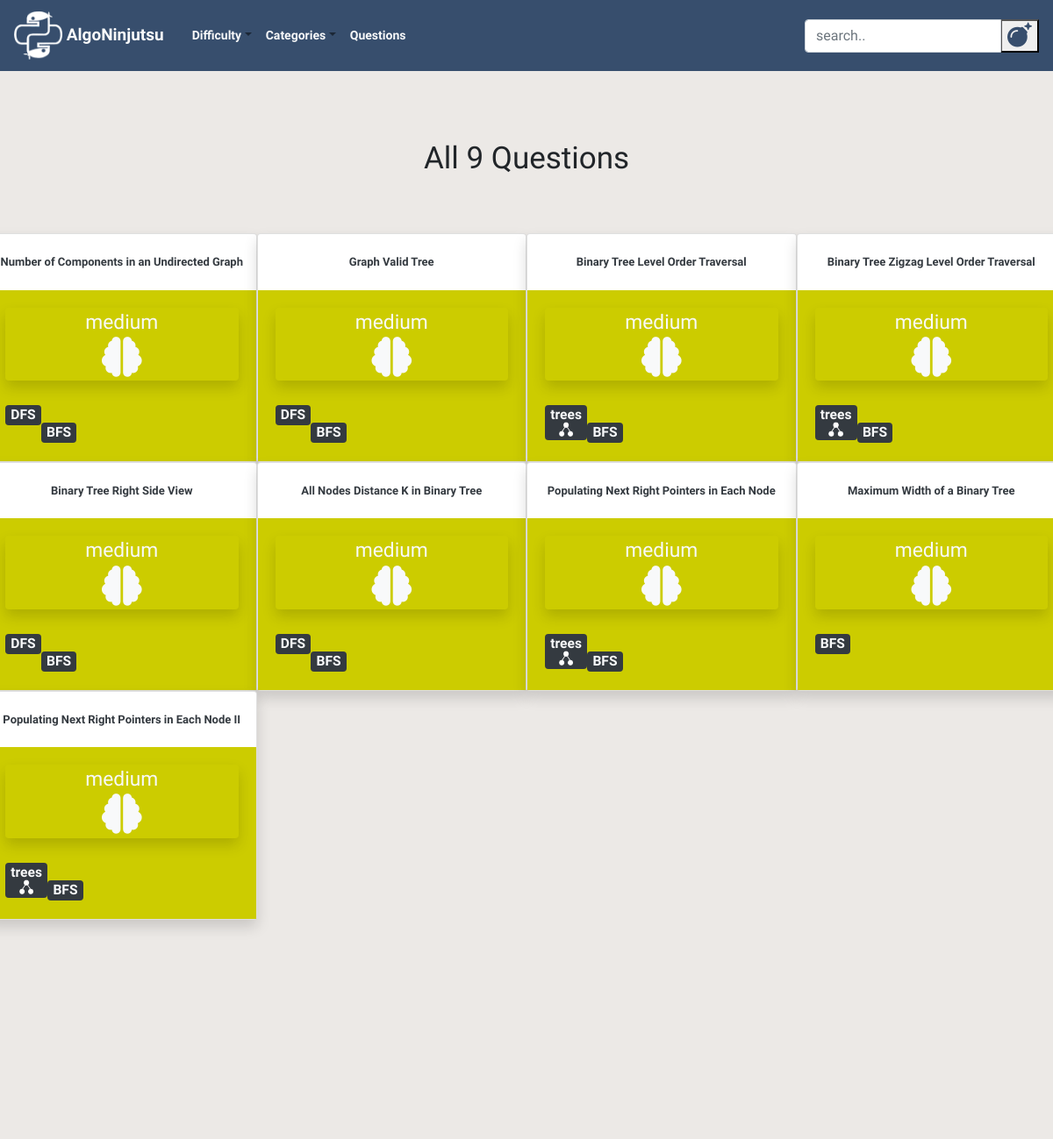
Page /questions/category/BFS/ (upper part) on the earlier database version.
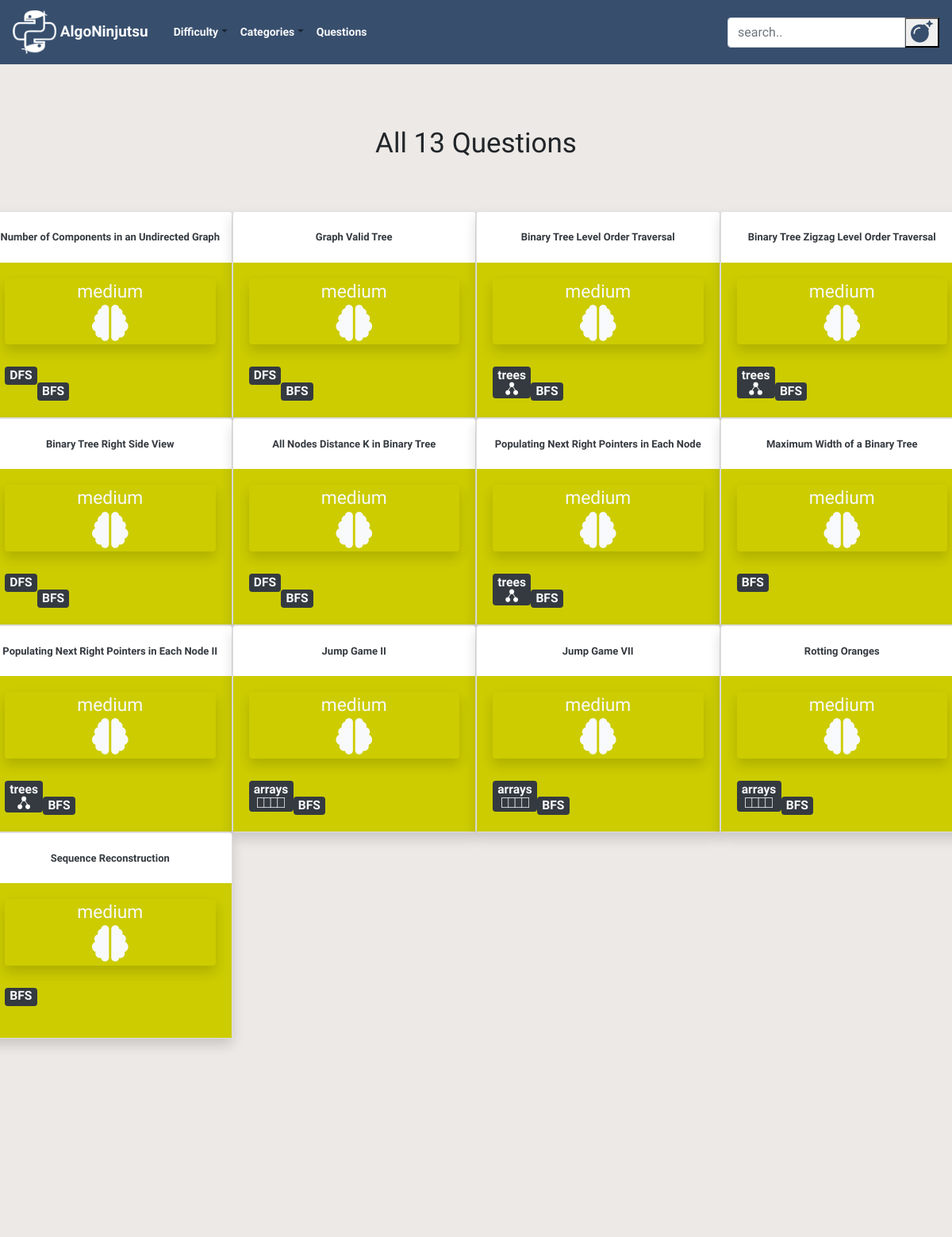
Same page on the later database version.
### blog/models.py (models this page shows, shortened)
class Post(models.Model):
    author = models.TextField()
    title = RichTextField()
    category = models.TextField(choices = CATEGORY_CHOICES, default = 'arrays')
    alt_category = models.TextField(choices = CATEGORY_CHOICES, blank=True, null = True)
    difficulty = models.TextField(choices = DIFFICULTY_CHOICES, default = 'easy')
    description = RichTextField()
    text = RichTextField()
    explanation = RichTextField()
    additional_notes = RichTextField(blank=True, null = True)
    published_date = models.DateTimeField(blank=True, null=True)

### blog/views.py (the view)
# urls.py: path('questions/category/<str:category>/', views.CategoryPostListView.as_view(), name='category_post_list'),
class CategoryPostListView(ListView):
    model = Post
    def get_queryset(self, *args, **kwargs):
        category = self.kwargs.get('category')
        main_category = Post.objects.filter(category = category)
        alt_category = Post.objects.filter(alt_category = category)
        questions = Post.objects.filter(title__contains = category)
        categories = main_category | alt_category | questions
        return categories

### blog/static/templates/blog/post_list.html (shortened to what the changed rows need)
{% extends 'blog/base.html' %}
{% load static %}
{% block content %}
<div class="postlist col-md-12">
    {% if not post_list.count %}
    <h1 class = "counter my-5" align = "center">No Questions Found</h1>
    <br><br>
    {% elif post_list.count == 1 %}
    <h1 class = "counter my-3" align="center">{{post_list.count}} Question</h1>
    <br><br>
    {% else %}
    <h1 class = "counter my-3" align="center">All {{post_list.count}} Questions</h1>
    <br><br>
    {% endif %}
  <div class="row">
  {% for post in post_list %}
  <div class="card shadow" style="width: 25%">
    <br>
    <h3 align="center"><a class="check text-dark" style = "font-size:13px;" href="{% url 'post_detail' pk=post.pk %}">
      <b>{{ post.title|safe }}</b></a></h3>
    {% if post.difficulty == "easy" %}
    <div class="card-body" style="background-color: rgb(0,100,0)">
    {% elif post.difficulty == "medium" %}
    <div class="card-body" style="background-color: rgb(204,204,0)">
    {% elif post.difficulty == "hard" %}
    <div class="card-body" style="background-color: rgb(128,0,0)"">
    {% endif %}
      <div class="postdifficulty text-light shadow rounded"align="center">
        <a class="text-light" href="{% url 'difficulty_post_list' difficulty=post.difficulty %}">
        {{post.difficulty}}
        <br>
        {% if post.difficulty == "medium" %}
        <i class="fas fa-brain fa-2x"></i>
        {% elif post.difficulty == "hard" %}
        <i class="fas fa-brain fa-3x"></i>
        {% else %}
        <i class="fas fa-brain"></i>
        {% endif %}
        </a>
      </div>
      <br>
        <div class="category text-light badge badge-dark my-1">
        <a class="text-light" href="{% url 'category_post_list' category=post.category %}">
        {% if post.category != "linked lists" and post.category != "binary search"%}
        <h8>{{post.category}}</h8>
        {% endif %}
        <br>
        {% if post.category == "linked lists" %}
        <img src="{% static 'images/thumbnail_image8.png' %}" width="45" height="12">
        {% elif post.category == "backtracking" %}
        <i class="fas fa-trash-restore"></i>
        {% elif post.category == "trees" %}
        <img src="{% static 'images/thumbnail_image5.png' %}" width="16.5" height="16.5">
        {% elif post.category == "arrays" %}
        <img src="{% static 'images/thumbnail_image7.png' %}" width="35" height="13">
        {% elif post.category == "strings" %}
        <p class= "my-1" style = "font-size: 9px; font: verdana;"><b>aabb123</b></p>
        {% elif post.category == "hashsets" %}
        <i class="fas fa-table"></i>
        {% elif post.category == "hashmaps" %}
        <i class="fas fa-columns"></i>
        {% elif post.category == "DP" %}
        <i class="my-1 fas fa-sort-amount-up"></i>
        {% elif post.category == "math" %}
        <i class="fas fa-calculator"></i>
        {% elif post.category == "graphs" %}
        <i class="fas fa-th"></i>
        {% elif post.category == "stacks" %}
        <i class="fas fa-angle-double-up"></i>
        {% elif post.category == "queues" %}
        <i class="fas fa-angle-double-right"></i>
        {% elif post.category == "recursion" %}
        <i class="fas fa-infinity"></i>
        {% elif post.category == "tries" %}
        <img src="{% static 'images/thumbnail_image6.png' %}" width="25.3" height="22">
        {% elif post.category == "binary" %}
        <p class= "my-1" style = "font-size: 8px; font: verdana;"><b>01101001</b></p>
        {% elif post.category == "binary search" %}
        <i class="fas fa-arrows-alt-h"></i>
        {% elif post.category == "heaps" %}
        <img src="{% static 'images/thumbnail_image5.png' %}" width="16.5" height="16.5">
        {% endif %}
        </a>
        </div>
        <br>
        {% if post.alt_category %}
        <div class="alt_category text-light badge badge-dark">
        {% else %}
        <div class="alt_category text-light">
        {% endif %}
        <a class="text-light" href="{% url 'category_post_list' category=post.alt_category %}">
          {% if post.alt_category and post.alt_category != "linked lists" and post.alt_category != "binary search"%}
          <h8>{{post.alt_category}}</h8>
          {% endif %}
          <br>
        </a>
        </div>
    </div>
  </div>
  {% endfor %}
  </div>
</div>
{% endblock %}

Differences in the rows shown:
added Post: title "Jump Game II", difficulty "medium", category "arrays", alt_category "BFS"
added Post: title "Jump Game VII", difficulty "medium", category "arrays", alt_category "BFS"
added Post: title "Rotting Oranges", difficulty "medium", category "arrays", alt_category "BFS"
added Post: title "Sequence Reconstruction", difficulty "medium", category "BFS"
Other differences:
{{ post_list.count }}: "9" → "13"
